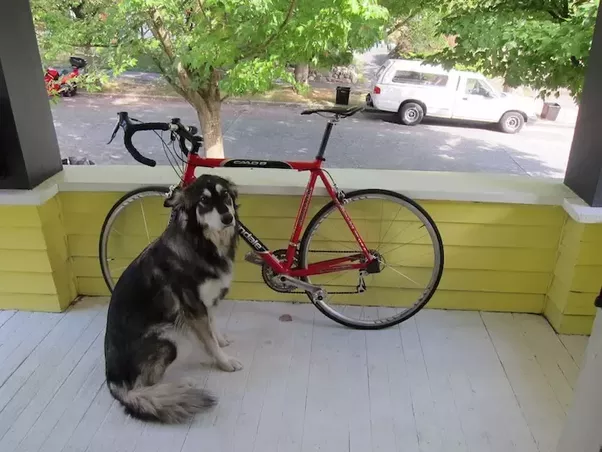
#> input picture Images/dog_test.png, 602 x 452 px, found by its file name
$ python Contour.py
#> lines starting #> are read from the running program, lines starting #| are printed output that depends on the picture; after the words box and inside, x2 and y2 are one past the last pixel; in counts of white or black regions, pixels touching at a corner belong together
import cv2 as cv
import numpy as np

img = cv.imread('Images/dog_test.png')
#> img is the input picture: shape (452, 602, 3); mean B, G, R 114.6, 135.5, 135.2
# img = cv.imread('task3_pics\\tc2-3.png')
cv.imshow('real', img)

blank = np.zeros(img.shape, dtype='uint8')

gray = cv.cvtColor(img, cv.COLOR_BGR2GRAY)
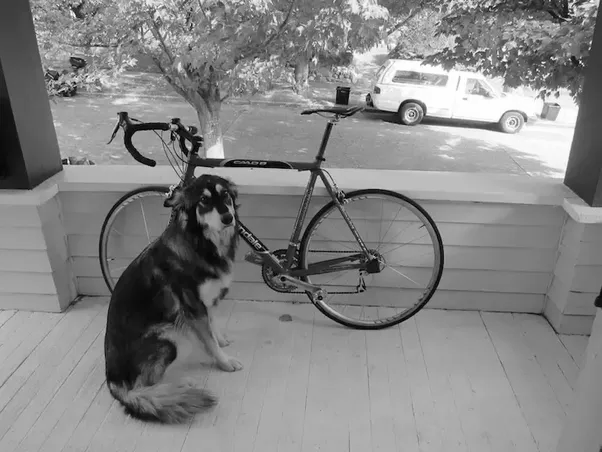
#> gray: shape (452, 602); min 0, max 255, mean 133.1
cv.imshow('gray', gray)

# [5 lines of commented-out code are left out]

ret, thresh = cv.threshold(gray, 125, 255, cv.THRESH_BINARY)
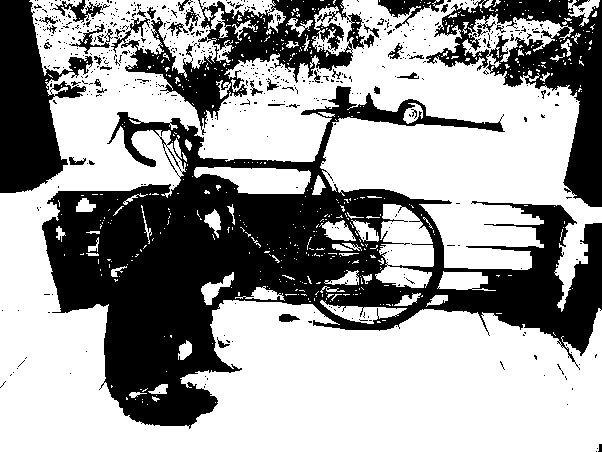
#> thresh: shape (452, 602); 61.8% white; 555 black regions (509 under 20 px)
cv.imshow('thresh', thresh)

contours,heirarchy = cv.findContours(thresh, cv.RETR_LIST, cv.CHAIN_APPROX_SIMPLE)
#> contours = 1519 contours, 1399 with area under 20; largest, box (x1, y1, x2, y2) and area: (0, 0, 602, 452) 154229, (375, 204, 434, 288) 3162, (194, 167, 311, 194) 2076, (320, 300, 407, 324) 804, (437, 271, 496, 291) 692
# RETR_LIST for all contours
# RETR_EXTERNAL for all contours
# RETR_TREE for all heirarchical contours
print(f'{len(contours)} is no. of contours we found')
#| 1519 is no. of contours we found

cv.drawContours(blank, contours, -1, (0,0,255), thickness=2)
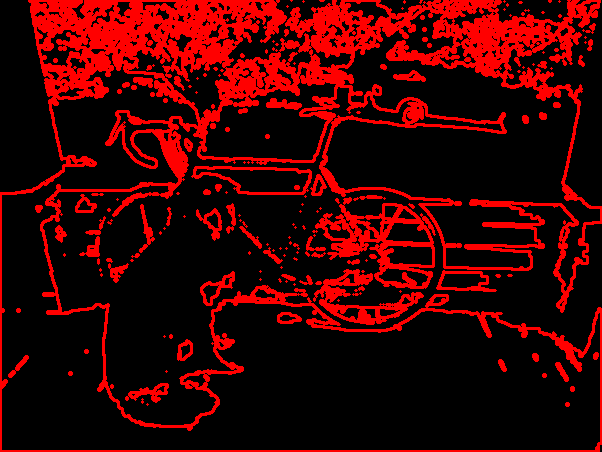
#> blank: shape (452, 602, 3); mean of channels 0, 1, 2 0, 0, 59.6; drawn as B, G, R
# -1 indicates that we want to draw all contours
cv.imshow('Contours drawn', blank)


cv.waitKey(0)

$ run again, with Images/Convolution0.png copied over Images/dog_test.png
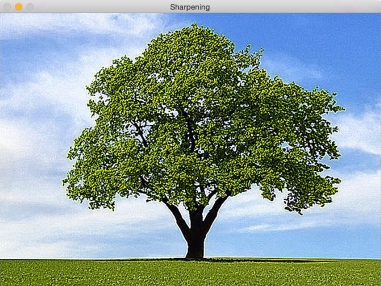
#> input picture Images/Convolution0.png, 381 x 286 px, found by its file name
#> img is the input picture: shape (286, 381, 3); mean B, G, R 154.3, 157.1, 137.4
#> `ret, thresh = cv.threshold(gray, 125, 255, cv.THRESH_BINARY)`:
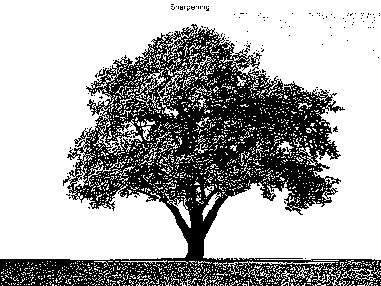
#> thresh: shape (286, 381); 67.7% white; 133 black regions (132 under 20 px)
#> contours = 2369 contours, 2321 with area under 20; largest, box (x1, y1, x2, y2) and area: (0, 0, 381, 261) 63292, (93, 119, 143, 153) 307, (71, 146, 85, 177) 195, (165, 193, 191, 228) 175, (136, 70, 166, 94) 165
#| 2369 is no. of contours we found
#> `cv.drawContours(blank, contours, -1, (0,0,255), thickness=2)`:
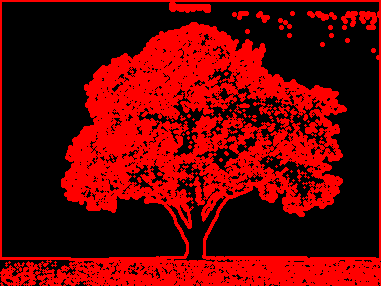
#> blank: shape (286, 381, 3); mean of channels 0, 1, 2 0, 0, 102.2; drawn as B, G, R
